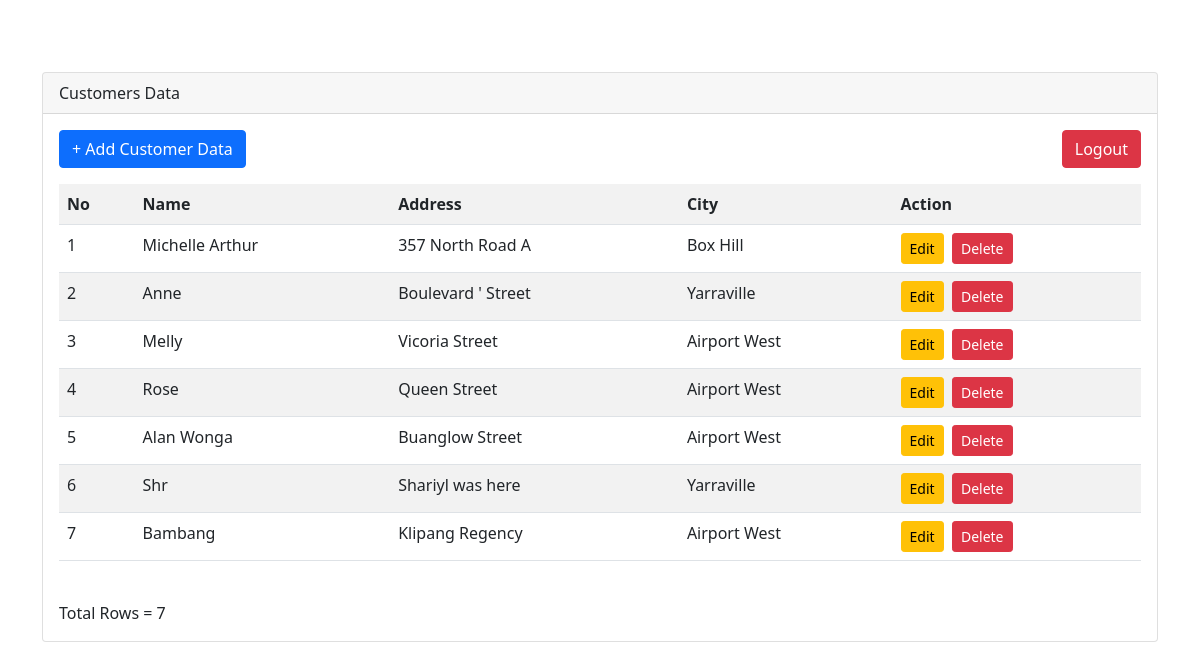
/BOOKORAMA_AJAX/view_customer.php (signed in), run on the app's committed database.
### tables this page shows
CREATE TABLE `customers` (
  `customerid` int(10) UNSIGNED NOT NULL,
  `name` varchar(50) NOT NULL,
  `address` varchar(100) NOT NULL,
  `city` varchar(30) NOT NULL,
  `email` varchar(50) DEFAULT NULL
);

### BOOKORAMA_AJAX/view_customer.php (the view, shortened to what this page needs)
<?php include('./header.php') ?>
<br>
<div class="card mt-5">
  <div class="card-header">Customers Data</div>
  <div class="card-body">
    <div class="mb-3 d-flex justify-content-between">
      <a href="add_customer.php" class="btn btn-primary">+ Add Customer Data</a>
      <a class="btn btn-danger" href="logout.php">Logout</a>
    </div>
    <table class="table table-striped">
      <tr>
        <th>No</th>
        <th>Name</th>
        <th>Address</th>
        <th>City</th>
        <th>Action</th>
      </tr>
      <?php
      require_once('./lib/db_login.php');
      $query = "SELECT * FROM customers ORDER BY customerid";
      $result = $db->query($query);
      $i = 1;
      while ($row = $result->fetch_object()) {
        echo '<tr>';
        echo '<td>' . $i . '</td>';
        echo '<td>' . $row->name . '</td>';
        echo '<td>' . $row->address . '</td>';
        echo '<td>' . $row->city . '</td>';
        echo '<td><a class="btn btn-warning btn-sm" href="edit_customer.php?id=' . $row->customerid . '">Edit</a>&nbsp;&nbsp;';
        echo '<a class="btn btn-danger btn-sm" href="confirm_delete_customer.php?id=' . $row->customerid . '">Delete</a></td>';
        echo '</tr>';
        $i++;
      }
      echo '</table>';
      echo '<br>';
      echo 'Total Rows = ' . $result->num_rows;
      ?>
  </div>
</div>
<?php include('./footer.php') ?>

### BOOKORAMA_AJAX/header.php (shortened to what this page needs)
<!doctype html>
<html lang="en">
<head>
    <link href="https://cdn.jsdelivr.net/npm/bootstrap@5.1.1/dist/css/bootstrap.min.css" rel="stylesheet">
</head>
<body>
    <div class="container">

### BOOKORAMA_AJAX/footer.php (shortened to what this page needs)
</div>
</body>
</html>

### data on the page
customers: name "Michelle Arthur", address "357 North Road A", city "Box Hill"
customers: name "Anne", address "Boulevard ' Street", city "Yarraville"
customers: name "Melly", address "Vicoria Street", city "Airport West"
customers: name "Rose", address "Queen Street", city "Airport West"
customers: name "Alan Wonga", address "Buanglow Street", city "Airport West"
customers: name "Shr", address "Shariyl was here", city "Yarraville"
customers: name "Bambang", address "Klipang Regency", city "Airport West"

### other printed values
$result->num_rows "7"
